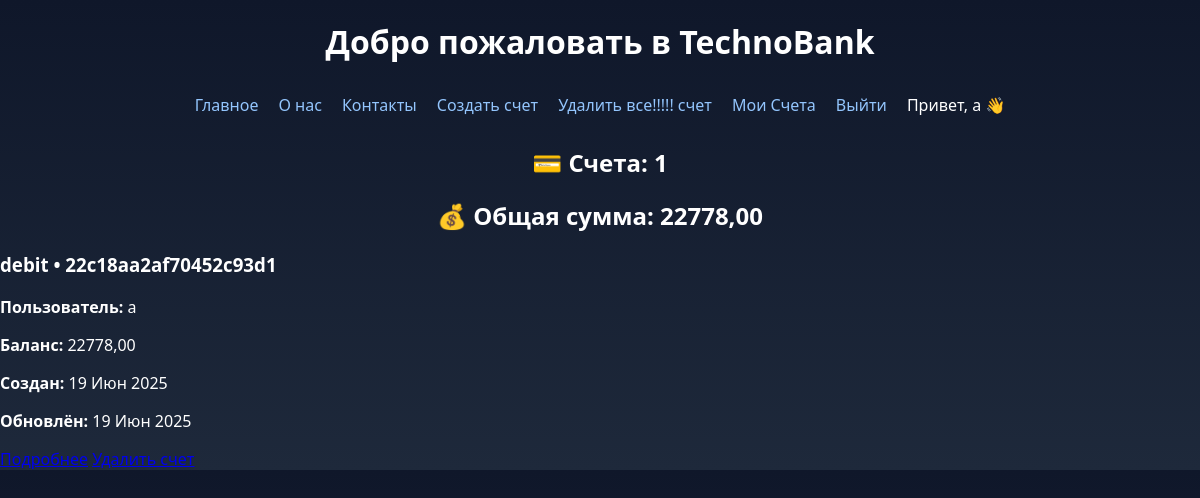
Screenshot of /my_accounts (signed in) with the database file from the repository.
### apps/authorization/models.py (models this page shows)
class CustomUser(AbstractUser):
    username = models.CharField(max_length=150)
    first_name = models.CharField(max_length=150, blank=True)
    last_name = models.CharField(max_length=150, blank=True)
    phone_number = models.CharField(max_length=15, unique=True)
    profile_picture = models.ImageField(upload_to='profile_pictures/', blank=True, null=True)
    USERNAME_FIELD = 'phone_number' # Используем phone_number как уникальное поле для входа
    REQUIRED_FIELDS = ['username']
    class Meta:
        verbose_name = 'Пользователь'
        verbose_name_plural = 'Пользователи'
    def __str__(self):
        return self.username

### apps/mainapp/models.py (models this page shows, shortened)
class BankAccount(models.Model):
    ACCOUNT_TYPES = (
        ('debit', 'Дебетовый'),
        ('savings', 'Сберегательный'),
        ('credit', 'Кредитный'),
    )
    user = models.ForeignKey(CustomUser, on_delete=models.CASCADE, related_name='bank_accounts')
    account_number = models.CharField(max_length=20, unique=True, default=uuid.uuid4().hex[:20])
    account_type = models.CharField(max_length=10, choices=ACCOUNT_TYPES, default='debit')
    balance = models.DecimalField(
        max_digits=15,  # Максимальная длина цифр
        decimal_places=2, # Разрешено 2 цифры после точки
        default=0.00,
        validators=[MinValueValidator(Decimal('0.00'))]
    )
    created_at = models.DateTimeField(auto_now_add=True)
    updated_at = models.DateTimeField(auto_now=True)
    class Meta:
        verbose_name = 'Банковский аккаунт'
        verbose_name_plural = 'Банковские аккаунты'

### apps/mainapp/views.py (the view)
# urls.py: path('my_accounts', views.my_accounts, name='my_accounts'),
@login_required
def my_accounts(request):
    bank_accounts = BankAccount.objects.filter(user=request.user)
    total_balance = sum(account.balance for account in bank_accounts)
    context = {
        'bank_accounts': bank_accounts,
        'total_balance': total_balance
    }
    return render(request, 'my_accounts.html', context=context)

### templates/my_accounts.html (shortened to what this page needs)
{% load static %}
<!DOCTYPE html>
<html lang="ru">
<head>
    <link rel="stylesheet" href="{% static 'style.css' %}">
</head>
<body>
    <header>
        <h1>Добро пожаловать в <span class="logo">TechnoBank</span></h1>
        <nav>
            <ul>
                <li><a href="{% url 'index' %}">Главное</a></li>
                <li><a href="#">О нас</a></li>
                <li><a href="#">Контакты</a></li>
                <li><a href="{% url 'creates' %}">Создать счет</a></li>
                <li><a href="{% url 'delete_bank' %}">Удалить все!!!!! счет</a></li>
                {% if user.is_authenticated %}
                    <li><a href="#">Мои Счета</a></li>
                    <li><a href="{% url 'logout_user' %}">Выйти</a></li>
                    <li class="welcome">Привет, {{ user.username }} 👋</li>
                {% else %}
                    <li><a href="{% url 'login_user' %}">Войти</a></li>
                    <li><a href="{% url 'register' %}">Регистрация</a></li>
                {% endif %}
            </ul>
        </nav>
    </header>
    <section class="summary">
        <h2>💳 Счета: {{ bank_accounts|length }}</h2>
        <h2>💰 Общая сумма: {{ total_balance }}</h2>
    </section>
    <section class="carousel">
        {% for account in bank_accounts %}
        <div class="card">
            <h3>{{ account.account_type }} • {{ account.account_number }}</h3>
            <p><strong>Пользователь:</strong> {{ account.user }}</p>
            <p><strong>Баланс:</strong> {{ account.balance }}</p>
            <p><strong>Создан:</strong> {{ account.created_at|date:"d M Y" }}</p>
            <p><strong>Обновлён:</strong> {{ account.updated_at|date:"d M Y" }}</p>
            <a href="{% url 'bank_account_detail' account.pk %}" class="btn">Подробнее</a>
            <a href="{% url 'delete_bank_one' account.pk %}" button>Удалить счет</a>
        </div>
        {% endfor %}
    </section>
</body>
</html>

### static/style.css (style rules this page uses)
body { margin: 0; font-family: 'Segoe UI', sans-serif; background: linear-gradient(to bottom, #0f172a, #1e293b); color: white; }
h1, h2 { text-align: center; margin-top: 20px; }
nav ul { display: flex; justify-content: center; gap: 20px; list-style: none; padding: 10px; }
nav a { color: #93c5fd; text-decoration: none; font-weight: 500; }

### rows the page displays
CustomUser: username "a"
BankAccount: account_type "debit", account_number "22c18aa2af70452c93d1", user "a", balance "22778,00", created_at "19 Июн 2025", updated_at "19 Июн 2025"

### other values shown
{{ bank_accounts|length }} "1"
{{ total_balance }} "22778,00"
